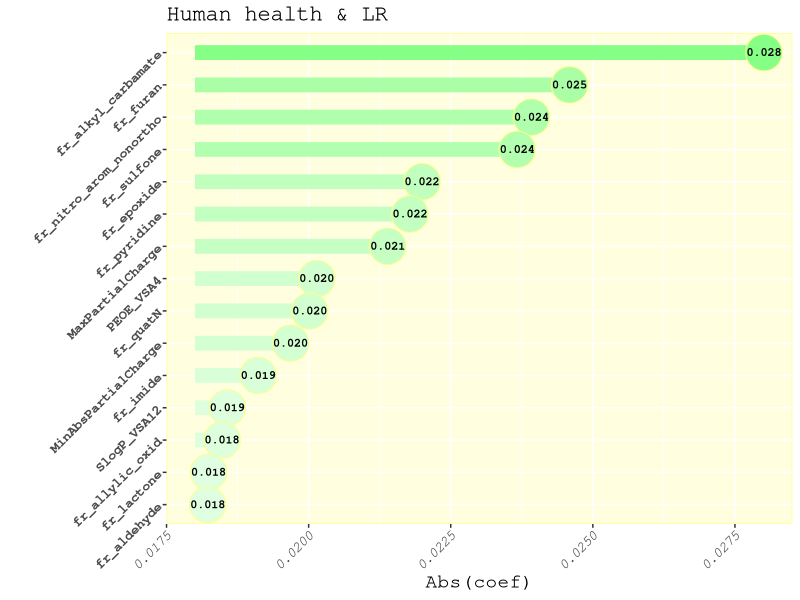
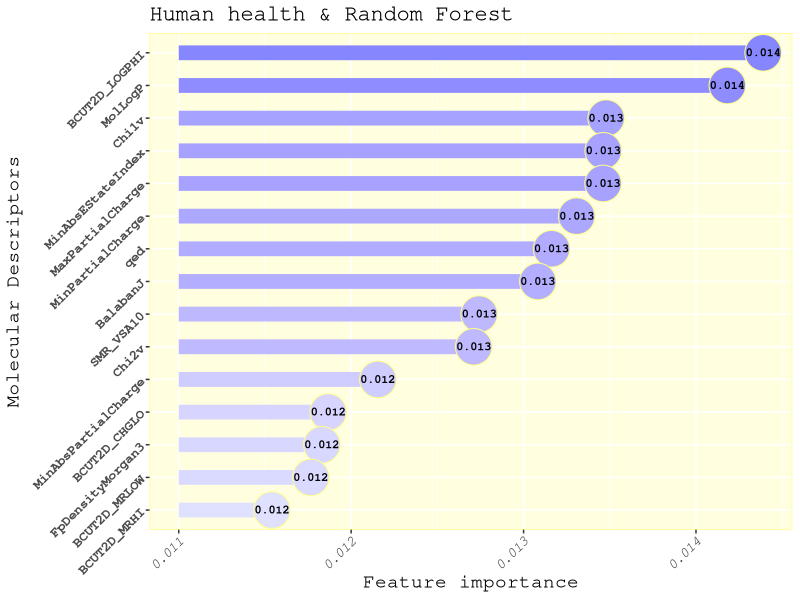

Write the R code that produced these figures, in order. (Note: this script raises an error after producing the figures.)
library(ggplot2)
library(gridExtra)
library(cowplot)
setwd("D:/R_work/master-s-thesis-project")

fimp<-read.csv("QSAR/table/data29HH_RF_fimp.csv",header = TRUE,check.names = FALSE)
colnames(fimp)=c("Name","Importance")
HH<-c("#FFFF86","#FFFFE0")
RF<-c("#8686FF","#E0E0FF")
HHRF<-ggplot(fimp, aes(x = Name, y = Importance)) +
  geom_segment(aes(x= Name, y= Importance, color=Importance,
                   xend=Name, yend=0.011),
               linewidth=5,
               linetype=1)+#使用reorder()排序变量
  geom_point(aes(fill=Importance), size=12, pch = 21, color=HH[1]) +
  geom_text(aes(label =sprintf("%.3f",Importance)), 
            color = "black",
            size = 3,
            family = "mono",
            fontface="bold")+ 
  scale_fill_continuous(high=RF[1],low=RF[2])+
  scale_color_continuous(high=RF[1],low=RF[2])+
  guides(fill ="none",color="none")+
  labs(title = "Human health & Random Forest", x = "Molecular Descriptors", y = "Feature importance")+
  xlim(rev(fimp$Name))+#固定横坐标
  coord_flip()+
  annotate("text",x=Inf, y=-Inf, label="(A)",hjust=1,vjust=-0.5)+
  theme(
    text = element_text(family = "mono", size=16),
    plot.title = element_text(size = 16),#title 大小
    axis.title.x = element_text(size = 14),#x轴标题
    axis.title.y = element_text(size = 14),
    axis.text.x = element_text(face = "italic", angle = 45, hjust = 1,size = 10),#横坐标
    axis.text.y = element_text(face = "bold", angle = 45, hjust = 1,size = 10),
    legend.text = element_text(size = 8),#legend字体大小
    legend.title = element_text(size = 8), #设置legend标签字体大小
    panel.background = element_rect(fill = HH[2]),  # 去除背景
    panel.border = element_rect(color = HH[1], fill = NA)#保留边框
  )

fimp<-read.csv("QSAR/table/data37HH_LR_fimp.csv",header = TRUE,check.names = FALSE)
colnames(fimp)=c("Name","abs(coef)")
HH<-c("#FFFF86","#FFFFE0")
LR<-c("#86FF86","#E0FFE0")
HHLR<-ggplot(fimp, aes(x = Name, y = `abs(coef)`)) +
  geom_segment(aes(x= Name, y=`abs(coef)`, color=`abs(coef)`,
                   xend=Name, yend=0.018),
               size=5,
               linetype=1)+#使用reorder()排序变量
  geom_point(aes(fill=`abs(coef)`), size=12, pch = 21, color=HH[1]) +
  geom_text(aes(label =sprintf("%.3f",`abs(coef)`)), 
            color = "black",
            size = 3,
            family = "mono",
            fontface="bold")+ 
  scale_fill_continuous(high=LR[1],low=LR[2])+
  scale_color_continuous(high=LR[1],low=LR[2])+
  guides(fill ="none",color="none")+
  labs(title = "Human health & LR", x = "", y = "Abs(coef)")+
  xlim(rev(fimp$Name))+#固定横坐标
  coord_flip()+
  theme(
    text = element_text(family = "mono", size=16),
    plot.title = element_text(size = 16),#title 大小
    axis.title.x = element_text(size = 14),#x轴标题
    axis.title.y = element_text(size = 14),
    axis.text.x = element_text(face = "italic", angle = 45, hjust = 1,size = 10),#横坐标
    axis.text.y = element_text(face = "bold", angle = 45, hjust = 1,size = 10),
    legend.text = element_text(size = 8),#legend字体大小
    legend.title = element_text(size = 8), #设置legend标签字体大小
    panel.background = element_rect(fill = HH[2]),  # 去除背景
    panel.border = element_rect(color = HH[1], fill = NA)#保留边框
  )

fimp<-read.csv("QSAR/table/data33HH_SVM_fimp.csv",header = TRUE,check.names = FALSE)
colnames(fimp)=c("Name","abs(coef)")
HH<-c("#FFFF86","#FFFFE0")
SVM<-c("#86FFFF","#E0FFFF")
HHSVM<-ggplot(fimp, aes(x = Name, y = `abs(coef)`)) +
  geom_segment(aes(x= Name, y=`abs(coef)`, color=`abs(coef)`,
                   xend=Name, yend=0.65),
               size=5,
               linetype=1)+#使用reorder()排序变量
  geom_point(aes(fill=`abs(coef)`), size=12, pch = 21, color=EF[1]) +
  geom_text(aes(label =sprintf("%.3f",`abs(coef)`)), 
            color = "black",
            size = 3,
            family = "mono",
            fontface="bold")+ 
  scale_fill_continuous(high=SVM[1],low=SVM[2])+
  scale_color_continuous(high=SVM[1],low=SVM[2])+
  guides(fill ="none",color="none")+
  labs(title = "Human health & SVM", x = "", y = "Abs(coef)")+
  xlim(rev(fimp$Name))+#固定横坐标
  coord_flip()+
  theme(
    text = element_text(family = "mono", size=16),
    plot.title = element_text(size = 16),#title 大小
    axis.title.x = element_text(size = 14),#x轴标题
    axis.title.y = element_text(size = 14),
    axis.text.x = element_text(face = "italic", angle = 45, hjust = 1,size = 10),#横坐标
    axis.text.y = element_text(face = "bold", angle = 25, hjust = 1,size = 10),
    legend.text = element_text(size = 8),#legend字体大小
    legend.title = element_text(size = 8), #设置legend标签字体大小
    panel.background = element_rect(fill = HH[2]),  # 去除背景
    panel.border = element_rect(color = HH[1], fill = NA)#保留边框
  )
com<-grid.arrange(HHRF,HHLR,HHSVM,nrow=1)
save_plot("QSAR/final/pic/HH_fimp.png",com,base_width=50,base_height = 15,dpi = 300,units = "cm",bg="white")



